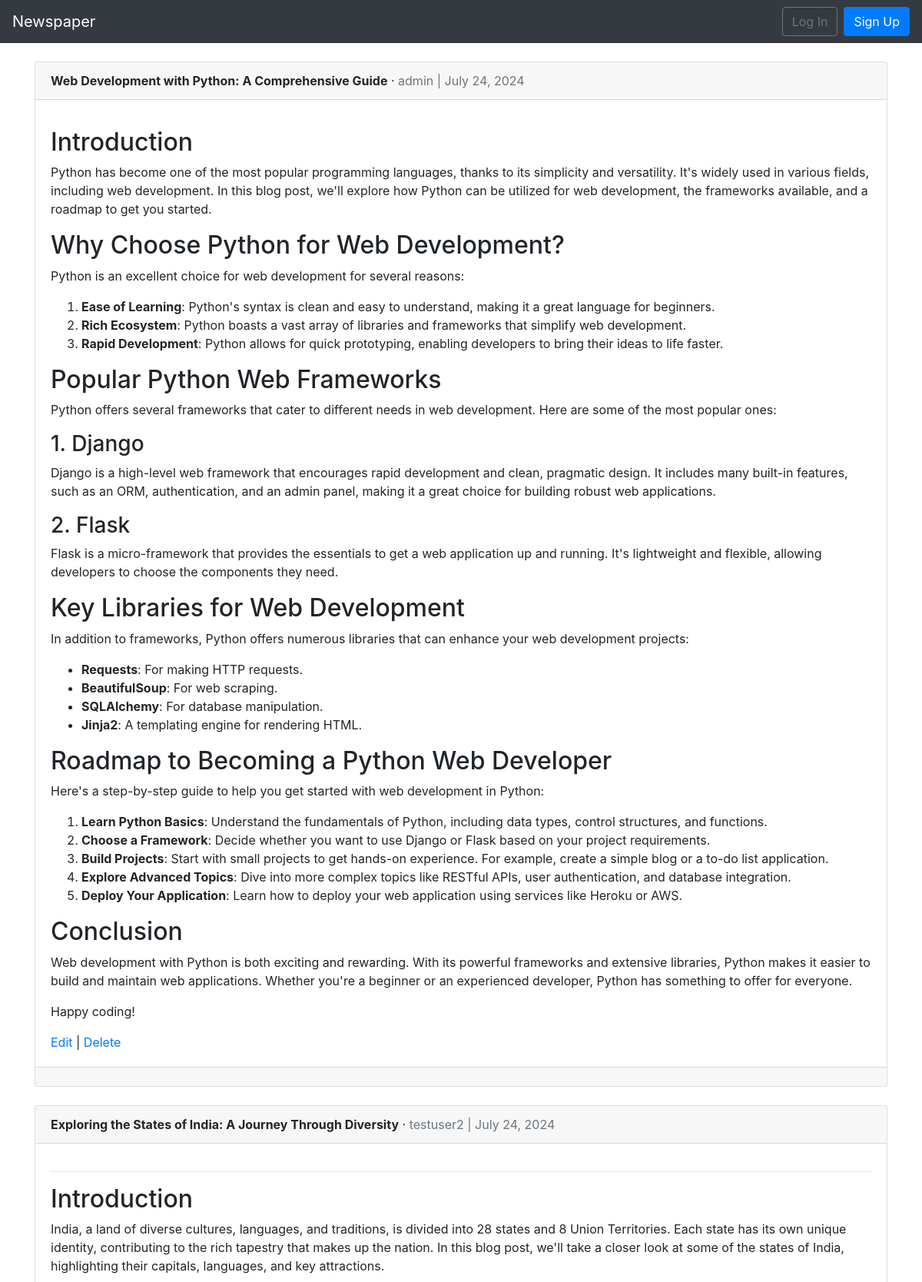
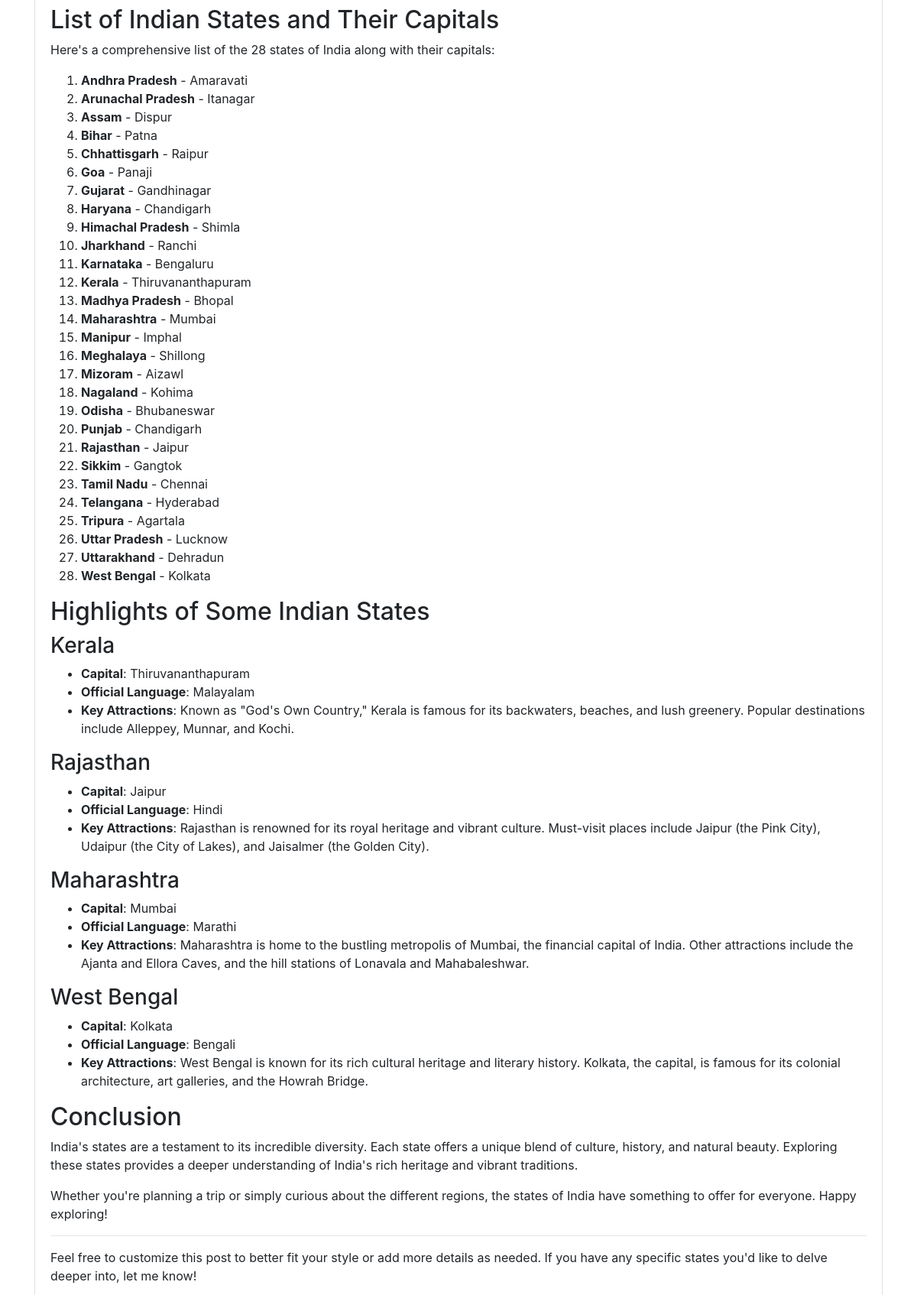
The app's page /articles/ (upper part) with its own data (2 pictures, top to bottom).
### articles/models.py (models this page shows, shortened)
class Article(models.Model):
    title = models.CharField(max_length=255)
    body = models.TextField()
    date = models.DateField(auto_now_add=True)
    author = models.ForeignKey(
        get_user_model(),
        on_delete = models.CASCADE,
    )

### users/models.py (models this page shows)
class CustomUser(AbstractUser):
    age = models.PositiveIntegerField(null=True, blank=True)

### articles/views.py (the view)
# urls.py: path('', ArticleListView.as_view(), name='article_list'),
class ArticleListView(ListView):
    model = Article
    template_name = 'article_list.html'

### articles/models.py (called while the page is built)
    def __str__(self):
        return self.comment

### articles/templatetags/markdown_extras.py (called while the page is built)
@register.filter()
@stringfilter
def markdown(value):
    return md.markdown(value, extensions=['markdown.extensions.fenced_code'])

### templates/article_list.html (shortened to what this page needs)
{% extends 'base.html' %}
{% load markdown_extras %}
{% load replace_tag %}
{% block content %}
    {% for article in object_list %}
        <div class="card">
            <div class="card-header">
                <span class="font-weight-bold">{{article.title}}</span> &middot;
                <span class="text-muted">{{article.author}} | {{article.date}}</span>
            </div>
            <div class="card-body">
                <p>{{ article.body | markdown | safe }}</p>
                <a href="{% url 'article_edit' article.pk %}">Edit</a> | <a href="{% url 'article_delete' article.pk %}">Delete</a>
            </div>
            <div class="card-footer">
            </div>
        </div>
        <br>
    {% endfor %}
{% endblock content %}

### records on screen
Article: title "Web Development with Python: A Comprehensive Guide", author "admin", date "July 24, 2024", body "Introduction Python has become one of the most popular programming languages, thanks to its simplicity and versatility. It's widely used in various fields, including web development. In this blog post, we'll explore how Python can be utilized for web development, the frameworks available, and a roadmap to get you started. Why Choose Python for Web Development? Python is an excellent choice for web development for several reasons: Ease of Learning : Python's syntax is clean and easy to understand, making it a great language for beginners. Rich Ecosystem : Python boasts a vast array of libraries and frameworks that simplify web development. Rapid Development : Python allows for quick…"
Article: title "Exploring the States of India: A Journey Through Diversity", author "testuser2", date "July 24, 2024", body "Introduction India, a land of diverse cultures, languages, and traditions, is divided into 28 states and 8 Union Territories. Each state has its own unique identity, contributing to the rich tapestry that makes up the nation. In this blog post, we'll take a closer look at some of the states of India, highlighting their capitals, languages, and key attractions. List of Indian States and Their Capitals Here's a comprehensive list of the 28 states of India along with their capitals: Andhra Pradesh - Amaravati Arunachal Pradesh - Itanagar Assam - Dispur Bihar - Patna Chhattisgarh - Raipur Goa - Panaji Gujarat - Gandhinagar Haryana - Chandigarh Himachal Pradesh - Shimla Jharkhand - Ranchi…"
